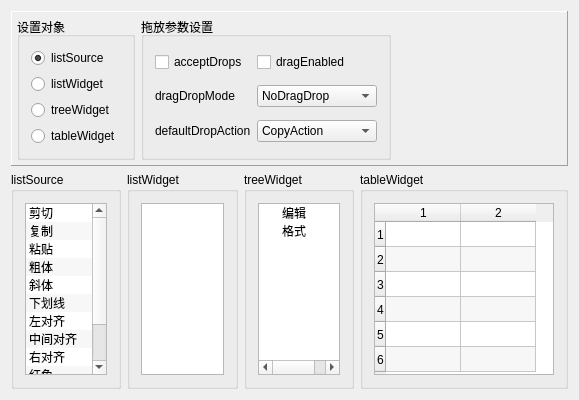
<?xml version="1.0" encoding="UTF-8"?>
<ui version="4.0">
 <class>Widget</class>
 <widget class="QWidget" name="Widget">
  <property name="geometry">
   <rect>
    <x>0</x>
    <y>0</y>
    <width>579</width>
    <height>400</height>
   </rect>
  </property>
  <property name="windowTitle">
   <string>具有DragDrop功能的组件</string>
  </property>
  <layout class="QVBoxLayout" name="verticalLayout_6">
   <item>
    <widget class="QFrame" name="frame">
     <property name="frameShape">
      <enum>QFrame::Panel</enum>
     </property>
     <property name="frameShadow">
      <enum>QFrame::Raised</enum>
     </property>
     <layout class="QHBoxLayout" name="horizontalLayout">
      <property name="leftMargin">
       <number>5</number>
      </property>
      <property name="topMargin">
       <number>5</number>
      </property>
      <property name="rightMargin">
       <number>5</number>
      </property>
      <property name="bottomMargin">
       <number>5</number>
      </property>
      <item>
       <widget class="QGroupBox" name="groupBox_6">
        <property name="title">
         <string>设置对象</string>
        </property>
        <layout class="QVBoxLayout" name="verticalLayout_5">
         <item>
          <widget class="QRadioButton" name="radio_Source">
           <property name="text">
            <string>listSource</string>
           </property>
           <property name="checked">
            <bool>true</bool>
           </property>
          </widget>
         </item>
         <item>
          <widget class="QRadioButton" name="radio_List">
           <property name="text">
            <string>listWidget</string>
           </property>
          </widget>
         </item>
         <item>
          <widget class="QRadioButton" name="radio_Tree">
           <property name="text">
            <string>treeWidget</string>
           </property>
          </widget>
         </item>
         <item>
          <widget class="QRadioButton" name="radio_Table">
           <property name="text">
            <string>tableWidget</string>
           </property>
          </widget>
         </item>
        </layout>
       </widget>
      </item>
      <item>
       <widget class="QGroupBox" name="groupBox_5">
        <property name="title">
         <string>拖放参数设置</string>
        </property>
        <layout class="QGridLayout" name="gridLayout">
         <property name="verticalSpacing">
          <number>9</number>
         </property>
         <item row="1" column="0">
          <widget class="QLabel" name="label_2">
           <property name="text">
            <string>dragDropMode</string>
           </property>
          </widget>
         </item>
         <item row="0" column="0">
          <widget class="QCheckBox" name="chkBox_AcceptDrops">
           <property name="text">
            <string>acceptDrops</string>
           </property>
          </widget>
         </item>
         <item row="0" column="1">
          <widget class="QCheckBox" name="chkBox_DragEnabled">
           <property name="text">
            <string>dragEnabled</string>
           </property>
          </widget>
         </item>
         <item row="2" column="1">
          <widget class="QComboBox" name="combo_DefaultAction">
           <item>
            <property name="text">
             <string>CopyAction</string>
            </property>
           </item>
           <item>
            <property name="text">
             <string>MoveAction</string>
            </property>
           </item>
           <item>
            <property name="text">
             <string>LinkAction</string>
            </property>
           </item>
           <item>
            <property name="text">
             <string>IgnoreAction</string>
            </property>
           </item>
          </widget>
         </item>
         <item row="2" column="0">
          <widget class="QLabel" name="label_3">
           <property name="text">
            <string>defaultDropAction</string>
           </property>
          </widget>
         </item>
         <item row="1" column="1">
          <widget class="QComboBox" name="combo_Mode">
           <property name="minimumSize">
            <size>
             <width>120</width>
             <height>0</height>
            </size>
           </property>
           <item>
            <property name="text">
             <string>NoDragDrop</string>
            </property>
           </item>
           <item>
            <property name="text">
             <string>DragOnly</string>
            </property>
           </item>
           <item>
            <property name="text">
             <string>DropOnly</string>
            </property>
           </item>
           <item>
            <property name="text">
             <string>DragDrop</string>
            </property>
           </item>
           <item>
            <property name="text">
             <string>InternalMove</string>
            </property>
           </item>
          </widget>
         </item>
        </layout>
       </widget>
      </item>
      <item>
       <spacer name="horizontalSpacer">
        <property name="orientation">
         <enum>Qt::Horizontal</enum>
        </property>
        <property name="sizeHint" stdset="0">
         <size>
          <width>40</width>
          <height>20</height>
         </size>
        </property>
       </spacer>
      </item>
     </layout>
    </widget>
   </item>
   <item>
    <layout class="QHBoxLayout" name="horizontalLayout_2">
     <item>
      <widget class="QGroupBox" name="groupBox_1">
       <property name="font">
        <font>
         <weight>50</weight>
         <bold>false</bold>
        </font>
       </property>
       <property name="title">
        <string>listSource</string>
       </property>
       <property name="flat">
        <bool>false</bool>
       </property>
       <property name="checkable">
        <bool>false</bool>
       </property>
       <layout class="QVBoxLayout" name="verticalLayout_2">
        <item>
         <widget class="QListWidget" name="listSource">
          <property name="editTriggers">
           <set>QAbstractItemView::NoEditTriggers</set>
          </property>
          <property name="dragDropMode">
           <enum>QAbstractItemView::DragOnly</enum>
          </property>
          <property name="alternatingRowColors">
           <bool>true</bool>
          </property>
          <property name="uniformItemSizes">
           <bool>false</bool>
          </property>
          <property name="selectionRectVisible">
           <bool>true</bool>
          </property>
          <item>
           <property name="text">
            <string>剪切</string>
           </property>
           <property name="icon">
            <iconset resource="../../../../彩图和配套源代码/DemoUIonly-PythonQt/chap05Events/Demo5_6DragDropWidgtes/QtApp/res.qrc">
             <normaloff>:/icons/images/200.bmp</normaloff>:/icons/images/200.bmp</iconset>
           </property>
          </item>
          <item>
           <property name="text">
            <string>复制</string>
           </property>
           <property name="icon">
            <iconset resource="../../../../彩图和配套源代码/DemoUIonly-PythonQt/chap05Events/Demo5_6DragDropWidgtes/QtApp/res.qrc">
             <normaloff>:/icons/images/202.bmp</normaloff>:/icons/images/202.bmp</iconset>
           </property>
          </item>
          <item>
           <property name="text">
            <string>粘贴</string>
           </property>
           <property name="icon">
            <iconset resource="../../../../彩图和配套源代码/DemoUIonly-PythonQt/chap05Events/Demo5_6DragDropWidgtes/QtApp/res.qrc">
             <normaloff>:/icons/images/204.bmp</normaloff>:/icons/images/204.bmp</iconset>
           </property>
          </item>
          <item>
           <property name="text">
            <string>粗体</string>
           </property>
           <property name="icon">
            <iconset resource="../../../../彩图和配套源代码/DemoUIonly-PythonQt/chap05Events/Demo5_6DragDropWidgtes/QtApp/res.qrc">
             <normaloff>:/icons/images/500.bmp</normaloff>:/icons/images/500.bmp</iconset>
           </property>
          </item>
          <item>
           <property name="text">
            <string>斜体</string>
           </property>
           <property name="icon">
            <iconset resource="../../../../彩图和配套源代码/DemoUIonly-PythonQt/chap05Events/Demo5_6DragDropWidgtes/QtApp/res.qrc">
             <normaloff>:/icons/images/502.bmp</normaloff>:/icons/images/502.bmp</iconset>
           </property>
          </item>
          <item>
           <property name="text">
            <string>下划线</string>
           </property>
           <property name="icon">
            <iconset resource="../../../../彩图和配套源代码/DemoUIonly-PythonQt/chap05Events/Demo5_6DragDropWidgtes/QtApp/res.qrc">
             <normaloff>:/icons/images/504.bmp</normaloff>:/icons/images/504.bmp</iconset>
           </property>
          </item>
          <item>
           <property name="text">
            <string>左对齐</string>
           </property>
           <property name="icon">
            <iconset resource="../../../../彩图和配套源代码/DemoUIonly-PythonQt/chap05Events/Demo5_6DragDropWidgtes/QtApp/res.qrc">
             <normaloff>:/icons/images/508.bmp</normaloff>:/icons/images/508.bmp</iconset>
           </property>
          </item>
          <item>
           <property name="text">
            <string>中间对齐</string>
           </property>
           <property name="icon">
            <iconset resource="../../../../彩图和配套源代码/DemoUIonly-PythonQt/chap05Events/Demo5_6DragDropWidgtes/QtApp/res.qrc">
             <normaloff>:/icons/images/510.bmp</normaloff>:/icons/images/510.bmp</iconset>
           </property>
          </item>
          <item>
           <property name="text">
            <string>右对齐</string>
           </property>
           <property name="icon">
            <iconset resource="../../../../彩图和配套源代码/DemoUIonly-PythonQt/chap05Events/Demo5_6DragDropWidgtes/QtApp/res.qrc">
             <normaloff>:/icons/images/512.bmp</normaloff>:/icons/images/512.bmp</iconset>
           </property>
          </item>
          <item>
           <property name="text">
            <string>红色</string>
           </property>
           <property name="icon">
            <iconset resource="../../../../彩图和配套源代码/DemoUIonly-PythonQt/chap05Events/Demo5_6DragDropWidgtes/QtApp/res.qrc">
             <normaloff>:/icons/images/718.bmp</normaloff>:/icons/images/718.bmp</iconset>
           </property>
          </item>
          <item>
           <property name="text">
            <string>绿色</string>
           </property>
           <property name="icon">
            <iconset resource="../../../../彩图和配套源代码/DemoUIonly-PythonQt/chap05Events/Demo5_6DragDropWidgtes/QtApp/res.qrc">
             <normaloff>:/icons/images/724.bmp</normaloff>:/icons/images/724.bmp</iconset>
           </property>
          </item>
          <item>
           <property name="text">
            <string>蓝色</string>
           </property>
           <property name="icon">
            <iconset resource="../../../../彩图和配套源代码/DemoUIonly-PythonQt/chap05Events/Demo5_6DragDropWidgtes/QtApp/res.qrc">
             <normaloff>:/icons/images/728.bmp</normaloff>:/icons/images/728.bmp</iconset>
           </property>
          </item>
         </widget>
        </item>
       </layout>
      </widget>
     </item>
     <item>
      <widget class="QGroupBox" name="groupBox_2">
       <property name="title">
        <string>listWidget</string>
       </property>
       <layout class="QVBoxLayout" name="verticalLayout">
        <item>
         <widget class="QListWidget" name="listWidget">
          <property name="editTriggers">
           <set>QAbstractItemView::NoEditTriggers</set>
          </property>
          <property name="dragDropMode">
           <enum>QAbstractItemView::NoDragDrop</enum>
          </property>
          <property name="defaultDropAction">
           <enum>Qt::CopyAction</enum>
          </property>
          <property name="viewMode">
           <enum>QListView::ListMode</enum>
          </property>
         </widget>
        </item>
       </layout>
      </widget>
     </item>
     <item>
      <widget class="QGroupBox" name="groupBox_3">
       <property name="title">
        <string>treeWidget</string>
       </property>
       <layout class="QVBoxLayout" name="verticalLayout_3">
        <item>
         <widget class="QTreeWidget" name="treeWidget">
          <property name="acceptDrops">
           <bool>true</bool>
          </property>
          <property name="editTriggers">
           <set>QAbstractItemView::NoEditTriggers</set>
          </property>
          <property name="dragDropOverwriteMode">
           <bool>true</bool>
          </property>
          <property name="dragDropMode">
           <enum>QAbstractItemView::InternalMove</enum>
          </property>
          <property name="defaultDropAction">
           <enum>Qt::MoveAction</enum>
          </property>
          <attribute name="headerVisible">
           <bool>false</bool>
          </attribute>
          <column>
           <property name="text">
            <string>编辑</string>
           </property>
          </column>
          <item>
           <property name="text">
            <string>编辑</string>
           </property>
          </item>
          <item>
           <property name="text">
            <string>格式</string>
           </property>
          </item>
         </widget>
        </item>
       </layout>
      </widget>
     </item>
     <item>
      <widget class="QGroupBox" name="groupBox_4">
       <property name="title">
        <string>tableWidget</string>
       </property>
       <layout class="QVBoxLayout" name="verticalLayout_4">
        <item>
         <widget class="QTableWidget" name="tableWidget">
          <property name="minimumSize">
           <size>
            <width>180</width>
            <height>0</height>
           </size>
          </property>
          <property name="editTriggers">
           <set>QAbstractItemView::NoEditTriggers</set>
          </property>
          <property name="dragDropMode">
           <enum>QAbstractItemView::DropOnly</enum>
          </property>
          <property name="defaultDropAction">
           <enum>Qt::CopyAction</enum>
          </property>
          <property name="alternatingRowColors">
           <bool>true</bool>
          </property>
          <property name="selectionMode">
           <enum>QAbstractItemView::SingleSelection</enum>
          </property>
          <property name="rowCount">
           <number>6</number>
          </property>
          <property name="columnCount">
           <number>2</number>
          </property>
          <attribute name="horizontalHeaderDefaultSectionSize">
           <number>75</number>
          </attribute>
          <attribute name="verticalHeaderDefaultSectionSize">
           <number>25</number>
          </attribute>
          <row/>
          <row/>
          <row/>
          <row/>
          <row/>
          <row/>
          <column/>
          <column/>
         </widget>
        </item>
       </layout>
      </widget>
     </item>
    </layout>
   </item>
  </layout>
 </widget>
 <layoutdefault spacing="6" margin="11"/>
 <resources>
  <include location="../../../../彩图和配套源代码/DemoUIonly-PythonQt/chap05Events/Demo5_6DragDropWidgtes/QtApp/res.qrc"/>
 </resources>
 <connections/>
</ui>
